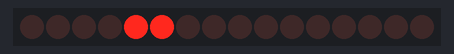
Recording of a sketch running on a simulated Arduino Uno, built with avr-gcc and run on an emulated ATmega328P. Shown: 16 shift-register outputs drawn as a row of LEDs (first output left, lit = HIGH). Wiring (inferred from the names in the program): 2 × shift register (74HC595): data pin 2; shift clock pin 4; latch pin 3. Wiring (inferred from the signals the program sends): row of LEDs: on Q0, Q1, Q2, Q3, Q4, Q5, Q6, Q7, Q8, Q9, Q10, Q11, Q12, Q13, Q14, Q15.

Above: at 2.6 s.
At 3.4 s:
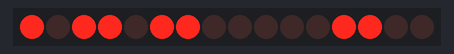
At 4.2 s:
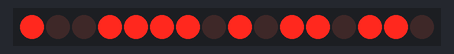
At 6.6 s:
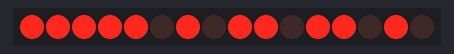
At 9.0 s:
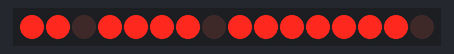
At 11.4 s:
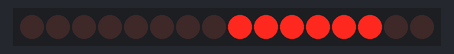
Timing chart, 0 to 13.2 s (numbered marks = the images above):
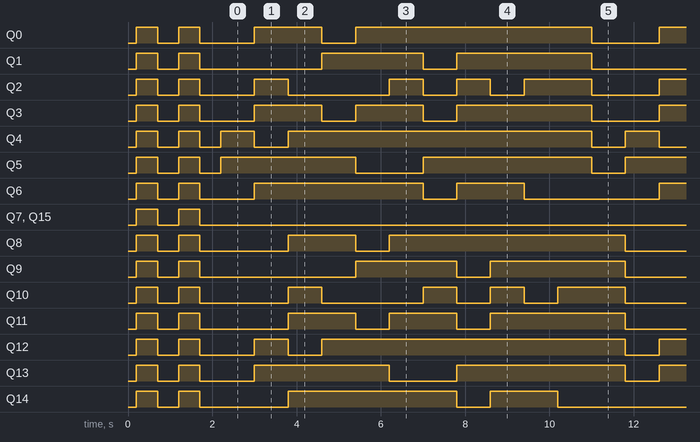

The sketch:

74hc595_display2.ino
```cpp
/*

  Shift Register Example

  Turning on the outputs of a 74HC595 using an array

 Hardware:

 * 74HC595 shift register

 * LEDs attached to each of the outputs of the shift register

 */
//Pin connected to ST_CP of 74HC595
int latchPin = 3;
//Pin connected to SH_CP of 74HC595
int clockPin = 4;
////Pin connected to DS of 74HC595
int dataPin = 2;

//holders for information you're going to pass to shifting function
byte data;
byte dataArray[10];

void setup() {

  //set pins to output because they are addressed in the main loop

  pinMode(latchPin, OUTPUT);

  Serial.begin(9600);

  //Binary notation as comment

  dataArray[0] =0x30;// 0xFF; //0b11111111

  dataArray[1] =0x6D;// 0xFE; //0b11111110

  dataArray[2] =0x79;// 0xFC; //0b11111100

  dataArray[3] =0x72;// 0xF8; //0b11111000

  dataArray[4] =0x5B;// 0xF0; //0b11110000

  dataArray[5] =0x5F;// 0xE0; //0b11100000

  dataArray[6] =0x31;// 0xC0; //0b11000000

  dataArray[7] =0x7F;// 0x80; //0b10000000

  dataArray[8] =0x7B;// 0x00; //0b00000000

  dataArray[9] =0x3F;// 0xE0; //0b11100000

  dataArray[10] =0x80;// LED ON

  dataArray[11] =0x00;// LED OFF

  //function that blinks all the LEDs

  //gets passed the number of blinks and the pause time

  blinkAll_2Bytes(2,500);
}

void loop() {

  for (int j = 0; j < 12; j++) {

    //load the light sequence you want from array

    data = dataArray[j];

    //ground latchPin and hold low for as long as you are transmitting

    digitalWrite(latchPin, 0);

    //move 'em out

    shiftOut(dataPin, clockPin, data);

    //return the latch pin high to signal chip that it

    //no longer needs to listen for information

    digitalWrite(latchPin, 1);

    delay(800);

  }
}

// the heart of the program
void shiftOut(int myDataPin, int myClockPin, byte myDataOut) {

  // This shifts 8 bits out MSB first,

  //on the rising edge of the clock,

  //clock idles low

  //internal function setup

  int i=0;

  int pinState;

  pinMode(myClockPin, OUTPUT);

  pinMode(myDataPin, OUTPUT);

  //clear everything out just in case to

  //prepare shift register for bit shifting

  digitalWrite(myDataPin, 0);

  digitalWrite(myClockPin, 0);

  //for each bit in the byte myDataOut&#xFFFD;

  //NOTICE THAT WE ARE COUNTING DOWN in our for loop

  //This means that %00000001 or "1" will go through such

  //that it will be pin Q0 that lights.

  for (i=7; i>=0; i--)  {

    digitalWrite(myClockPin, 0);

    //if the value passed to myDataOut and a bitmask result

    // true then... so if we are at i=6 and our value is

    // %11010100 it would the code compares it to %01000000

    // and proceeds to set pinState to 1.

    if ( myDataOut & (1<<i) ) {

      pinState= 1;

    }

    else {

      pinState= 0;

    }

    //Sets the pin to HIGH or LOW depending on pinState

    digitalWrite(myDataPin, pinState);

    //register shifts bits on upstroke of clock pin

    digitalWrite(myClockPin, 1);

    //zero the data pin after shift to prevent bleed through

    digitalWrite(myDataPin, 0);

  }

  //stop shifting

  digitalWrite(myClockPin, 0);
}

//blinks the whole register based on the number of times you want to
//blink "n" and the pause between them "d"
//starts with a moment of darkness to make sure the first blink
//has its full visual effect.
void blinkAll_2Bytes(int n, int d) {

  digitalWrite(latchPin, 0);

  shiftOut(dataPin, clockPin, 0);

  shiftOut(dataPin, clockPin, 0);

  digitalWrite(latchPin, 1);

  delay(200);

  for (int x = 0; x < n; x++) {

    digitalWrite(latchPin, 0);

    shiftOut(dataPin, clockPin, 255);

    shiftOut(dataPin, clockPin, 255);

    digitalWrite(latchPin, 1);

    delay(d);

    digitalWrite(latchPin, 0);

    shiftOut(dataPin, clockPin, 0);

    shiftOut(dataPin, clockPin, 0);

    digitalWrite(latchPin, 1);

    delay(d);

  }
}
```

Measured:
- by itself, Q0: HIGH → LOW at 0.70 s, → HIGH 0.50 s later, → LOW 0.50 s later, → HIGH 1.3 s later, … (19 changes in this stretch)
- by itself, Q1: HIGH → LOW at 0.70 s, → HIGH 0.50 s later, → LOW 0.50 s later, → HIGH 2.9 s later, … (19 changes in this stretch)
- by itself, Q2: HIGH → LOW at 0.70 s, → HIGH 0.50 s later, → LOW 0.50 s later, → HIGH 1.3 s later, … (35 changes in this stretch)
- by itself, Q3: HIGH → LOW at 0.70 s, → HIGH 0.50 s later, → LOW 0.50 s later, → HIGH 1.3 s later, … (27 changes in this stretch)
- by itself, Q4: HIGH → LOW at 0.70 s, → HIGH 0.50 s later, → LOW 0.50 s later, → HIGH 0.50 s later, … (19 changes in this stretch)
- by itself, Q5: HIGH → LOW at 0.70 s, → HIGH 0.50 s later, → LOW 0.50 s later, → HIGH 0.50 s later, … (19 changes in this stretch)
- by itself, Q6: HIGH → LOW at 0.70 s, → HIGH 0.50 s later, → LOW 0.50 s later, → HIGH 1.3 s later, … (19 changes in this stretch)
- by itself, Q8: HIGH → LOW at 0.70 s, → HIGH 0.50 s later, → LOW 0.50 s later, → HIGH 2.1 s later, … (18 changes in this stretch)
